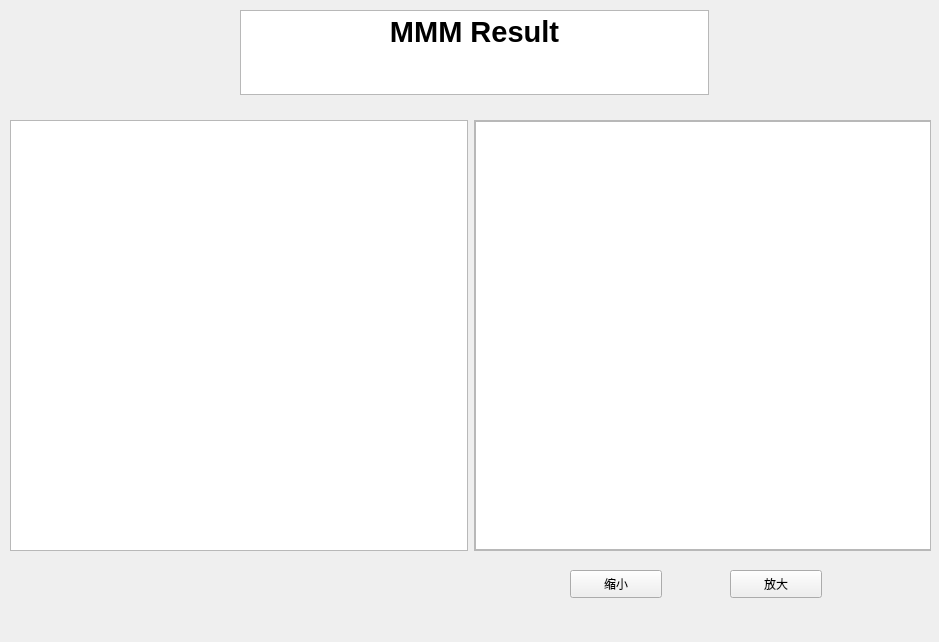
<?xml version="1.0" encoding="UTF-8"?>
<ui version="4.0">
 <class>MMMresult</class>
 <widget class="QWidget" name="MMMresult">
  <property name="geometry">
   <rect>
    <x>0</x>
    <y>0</y>
    <width>939</width>
    <height>642</height>
   </rect>
  </property>
  <property name="windowTitle">
   <string>MMM Result</string>
  </property>
  <widget class="QPushButton" name="pushButton_2">
   <property name="geometry">
    <rect>
     <x>730</x>
     <y>570</y>
     <width>92</width>
     <height>28</height>
    </rect>
   </property>
   <property name="text">
    <string>放大</string>
   </property>
  </widget>
  <widget class="QPushButton" name="pushButton">
   <property name="geometry">
    <rect>
     <x>570</x>
     <y>570</y>
     <width>92</width>
     <height>28</height>
    </rect>
   </property>
   <property name="text">
    <string>缩小</string>
   </property>
  </widget>
  <widget class="QTextBrowser" name="textBrowser">
   <property name="geometry">
    <rect>
     <x>240</x>
     <y>10</y>
     <width>469</width>
     <height>85</height>
    </rect>
   </property>
   <property name="html">
    <string>&lt;!DOCTYPE HTML PUBLIC &quot;-//W3C//DTD HTML 4.0//EN&quot; &quot;http://www.w3.org/TR/REC-html40/strict.dtd&quot;&gt;
&lt;html&gt;&lt;head&gt;&lt;meta name=&quot;qrichtext&quot; content=&quot;1&quot; /&gt;&lt;meta charset=&quot;utf-8&quot; /&gt;&lt;style type=&quot;text/css&quot;&gt;
p, li { white-space: pre-wrap; }
hr { height: 1px; border-width: 0; }
li.unchecked::marker { content: &quot;\2610&quot;; }
li.checked::marker { content: &quot;\2612&quot;; }
&lt;/style&gt;&lt;/head&gt;&lt;body style=&quot; font-family:'Microsoft YaHei UI'; font-size:9pt; font-weight:400; font-style:normal;&quot;&gt;
&lt;p align=&quot;center&quot; style=&quot; margin-top:0px; margin-bottom:0px; margin-left:0px; margin-right:0px; -qt-block-indent:0; text-indent:0px;&quot;&gt;&lt;span style=&quot; font-size:22pt; font-weight:700;&quot;&gt;MMM Result&lt;/span&gt;&lt;/p&gt;&lt;/body&gt;&lt;/html&gt;</string>
   </property>
  </widget>
  <widget class="QWidget" name="horizontalLayoutWidget">
   <property name="geometry">
    <rect>
     <x>10</x>
     <y>120</y>
     <width>921</width>
     <height>431</height>
    </rect>
   </property>
   <layout class="QHBoxLayout" name="horizontalLayout">
    <item>
     <widget class="QPlainTextEdit" name="plainTextEdit"/>
    </item>
    <item>
     <widget class="QScrollArea" name="scrollArea">
      <property name="widgetResizable">
       <bool>true</bool>
      </property>
      <widget class="QWidget" name="scrollAreaWidgetContents">
       <property name="geometry">
        <rect>
         <x>0</x>
         <y>0</y>
         <width>454</width>
         <height>427</height>
        </rect>
       </property>
       <widget class="QGraphicsView" name="graphicsView">
        <property name="geometry">
         <rect>
          <x>0</x>
          <y>0</y>
          <width>461</width>
          <height>429</height>
         </rect>
        </property>
       </widget>
      </widget>
     </widget>
    </item>
   </layout>
  </widget>
 </widget>
 <resources/>
 <connections/>
</ui>
